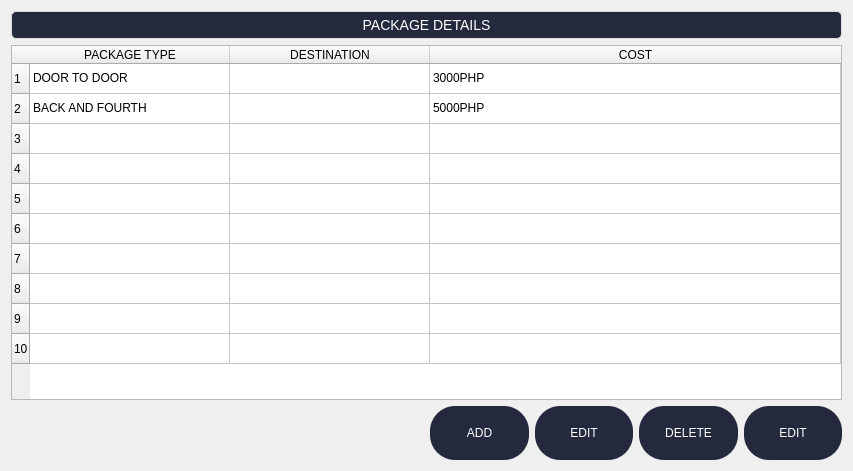
<?xml version="1.0" encoding="UTF-8"?>
<ui version="4.0">
 <class>Dialog</class>
 <widget class="QDialog" name="Dialog">
  <property name="geometry">
   <rect>
    <x>0</x>
    <y>0</y>
    <width>853</width>
    <height>471</height>
   </rect>
  </property>
  <property name="windowTitle">
   <string>Packages</string>
  </property>
  <property name="styleSheet">
   <string notr="true">
QDialong{
background-color:#f4f5fc

}</string>
  </property>
  <layout class="QGridLayout" name="gridLayout_2">
   <item row="1" column="0" colspan="2">
    <widget class="QTableWidget" name="tableWidget">
     <property name="rowCount">
      <number>10</number>
     </property>
     <attribute name="horizontalHeaderDefaultSectionSize">
      <number>200</number>
     </attribute>
     <attribute name="horizontalHeaderStretchLastSection">
      <bool>true</bool>
     </attribute>
     <row/>
     <row/>
     <row/>
     <row/>
     <row/>
     <row/>
     <row/>
     <row/>
     <row/>
     <row/>
     <column>
      <property name="text">
       <string>PACKAGE TYPE</string>
      </property>
     </column>
     <column>
      <property name="text">
       <string>DESTINATION</string>
      </property>
     </column>
     <column>
      <property name="text">
       <string>COST</string>
      </property>
     </column>
     <item row="0" column="0">
      <property name="text">
       <string>DOOR TO DOOR</string>
      </property>
     </item>
     <item row="0" column="2">
      <property name="text">
       <string>3000PHP</string>
      </property>
     </item>
     <item row="1" column="0">
      <property name="text">
       <string>BACK AND FOURTH</string>
      </property>
     </item>
     <item row="1" column="2">
      <property name="text">
       <string>5000PHP</string>
      </property>
     </item>
    </widget>
   </item>
   <item row="2" column="1">
    <layout class="QGridLayout" name="gridLayout">
     <item row="0" column="0">
      <widget class="QPushButton" name="okbtn_3">
       <property name="sizePolicy">
        <sizepolicy hsizetype="Minimum" vsizetype="Minimum">
         <horstretch>0</horstretch>
         <verstretch>0</verstretch>
        </sizepolicy>
       </property>
       <property name="minimumSize">
        <size>
         <width>20</width>
         <height>0</height>
        </size>
       </property>
       <property name="maximumSize">
        <size>
         <width>100</width>
         <height>16777215</height>
        </size>
       </property>
       <property name="styleSheet">
        <string notr="true">QPushButton{

border-radius: 25px;
color: white;
background-color: #24293e;
padding-top: 20px;
padding-bottom: 20px;






}</string>
       </property>
       <property name="text">
        <string>ADD</string>
       </property>
      </widget>
     </item>
     <item row="0" column="1">
      <widget class="QPushButton" name="okbtn_2">
       <property name="sizePolicy">
        <sizepolicy hsizetype="Minimum" vsizetype="Minimum">
         <horstretch>0</horstretch>
         <verstretch>0</verstretch>
        </sizepolicy>
       </property>
       <property name="minimumSize">
        <size>
         <width>20</width>
         <height>0</height>
        </size>
       </property>
       <property name="maximumSize">
        <size>
         <width>100</width>
         <height>16777215</height>
        </size>
       </property>
       <property name="styleSheet">
        <string notr="true">QPushButton{

border-radius: 25px;
color: white;
background-color: #24293e;
padding-top: 20px;
padding-bottom: 20px;






}</string>
       </property>
       <property name="text">
        <string>EDIT</string>
       </property>
      </widget>
     </item>
     <item row="0" column="2">
      <widget class="QPushButton" name="okbtn">
       <property name="sizePolicy">
        <sizepolicy hsizetype="Minimum" vsizetype="Minimum">
         <horstretch>0</horstretch>
         <verstretch>0</verstretch>
        </sizepolicy>
       </property>
       <property name="minimumSize">
        <size>
         <width>20</width>
         <height>0</height>
        </size>
       </property>
       <property name="maximumSize">
        <size>
         <width>100</width>
         <height>16777215</height>
        </size>
       </property>
       <property name="styleSheet">
        <string notr="true">QPushButton{

border-radius: 25px;
color: white;
background-color: #24293e;
padding-top: 20px;
padding-bottom: 20px;






}</string>
       </property>
       <property name="text">
        <string>DELETE</string>
       </property>
      </widget>
     </item>
     <item row="0" column="3">
      <widget class="QPushButton" name="okbtn_4">
       <property name="sizePolicy">
        <sizepolicy hsizetype="Minimum" vsizetype="Minimum">
         <horstretch>0</horstretch>
         <verstretch>0</verstretch>
        </sizepolicy>
       </property>
       <property name="minimumSize">
        <size>
         <width>20</width>
         <height>0</height>
        </size>
       </property>
       <property name="maximumSize">
        <size>
         <width>100</width>
         <height>16777215</height>
        </size>
       </property>
       <property name="styleSheet">
        <string notr="true">QPushButton{

border-radius: 25px;
color: white;
background-color: #24293e;
padding-top: 20px;
padding-bottom: 20px;






}</string>
       </property>
       <property name="text">
        <string>EDIT</string>
       </property>
      </widget>
     </item>
    </layout>
   </item>
   <item row="0" column="0" colspan="2">
    <widget class="QLabel" name="label">
     <property name="styleSheet">
      <string notr="true">QLabel {
    color: white;
    font-size: 14px;
    font-family: &quot;Segoe UI&quot;, &quot;Arial&quot;, sans-serif;
    padding: 5px;
    background: #24293e;
    border: 1px solid #dddddd;
    border-radius: 5px;
    text-align: center;
    qproperty-alignment: 'AlignCenter';
}

QLabel[warning=&quot;true&quot;] {
    color: #d9534f;
    background: #f2dede;
    border: 1px solid #ebccd1;
}

QLabel[success=&quot;true&quot;] {
    color: #3c763d;
    background: #dff0d8;
    border: 1px solid #d6e9c6;
}

QLabel[info=&quot;true&quot;] {
    color: #31708f;
    background: #d9edf7;
    border: 1px solid #bce8f1;
}
</string>
     </property>
     <property name="text">
      <string>PACKAGE DETAILS</string>
     </property>
     <property name="alignment">
      <set>Qt::AlignCenter</set>
     </property>
    </widget>
   </item>
  </layout>
 </widget>
 <resources/>
 <connections/>
</ui>
